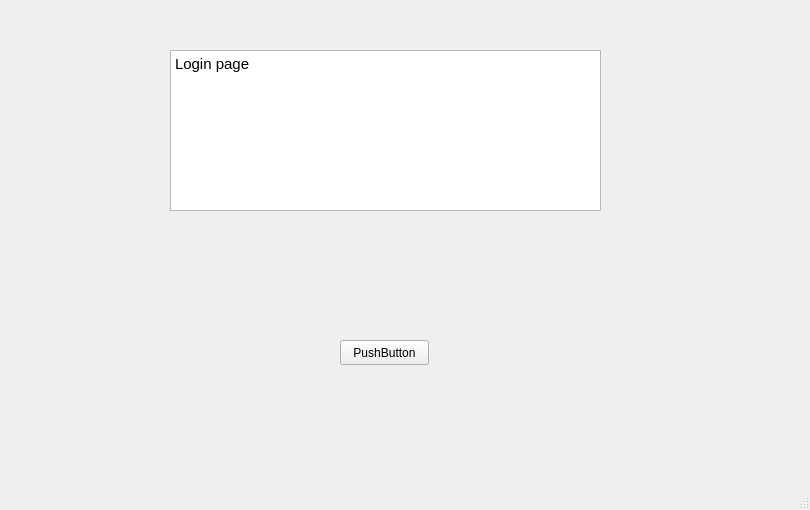
<?xml version="1.0" encoding="UTF-8"?>
<ui version="4.0">
 <class>LoginWindow</class>
 <widget class="QMainWindow" name="LoginWindow">
  <property name="geometry">
   <rect>
    <x>0</x>
    <y>0</y>
    <width>810</width>
    <height>510</height>
   </rect>
  </property>
  <property name="windowTitle">
   <string>MainWindow</string>
  </property>
  <widget class="QWidget" name="centralwidget">
   <widget class="QTextEdit" name="textEdit">
    <property name="geometry">
     <rect>
      <x>170</x>
      <y>50</y>
      <width>431</width>
      <height>161</height>
     </rect>
    </property>
    <property name="html">
     <string>&lt;!DOCTYPE HTML PUBLIC &quot;-//W3C//DTD HTML 4.0//EN&quot; &quot;http://www.w3.org/TR/REC-html40/strict.dtd&quot;&gt;
&lt;html&gt;&lt;head&gt;&lt;meta name=&quot;qrichtext&quot; content=&quot;1&quot; /&gt;&lt;style type=&quot;text/css&quot;&gt;
p, li { white-space: pre-wrap; }
&lt;/style&gt;&lt;/head&gt;&lt;body style=&quot; font-family:'Ubuntu'; font-size:11pt; font-weight:400; font-style:normal;&quot;&gt;
&lt;p style=&quot; margin-top:0px; margin-bottom:0px; margin-left:0px; margin-right:0px; -qt-block-indent:0; text-indent:0px;&quot;&gt;Login page&lt;/p&gt;&lt;/body&gt;&lt;/html&gt;</string>
    </property>
   </widget>
   <widget class="QPushButton" name="pushButton">
    <property name="geometry">
     <rect>
      <x>340</x>
      <y>340</y>
      <width>89</width>
      <height>25</height>
     </rect>
    </property>
    <property name="text">
     <string>PushButton</string>
    </property>
   </widget>
  </widget>
  <widget class="QMenuBar" name="menubar">
   <property name="geometry">
    <rect>
     <x>0</x>
     <y>0</y>
     <width>810</width>
     <height>22</height>
    </rect>
   </property>
  </widget>
  <widget class="QStatusBar" name="statusbar"/>
 </widget>
 <resources/>
 <connections/>
</ui>
